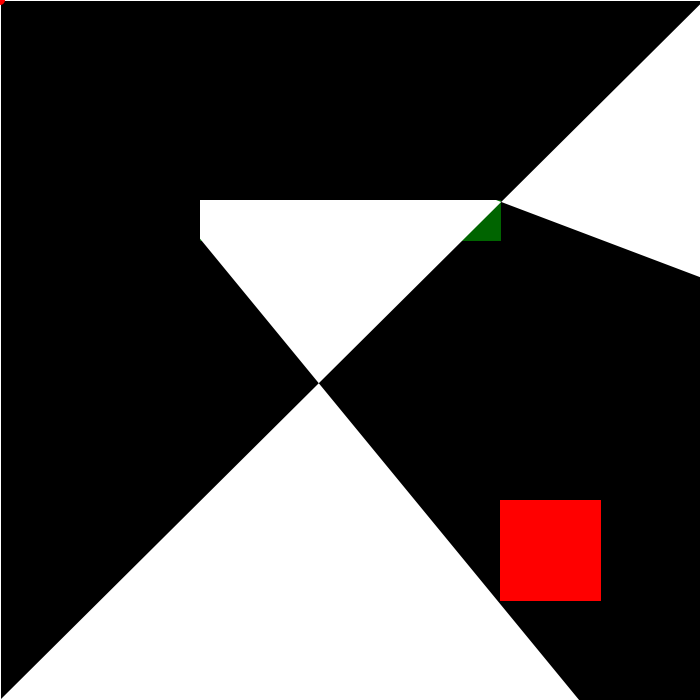
Frame 1 (no input)
Frame 60 (the mouse pressed at the canvas centre just before this capture): identical to frame 1, image omitted
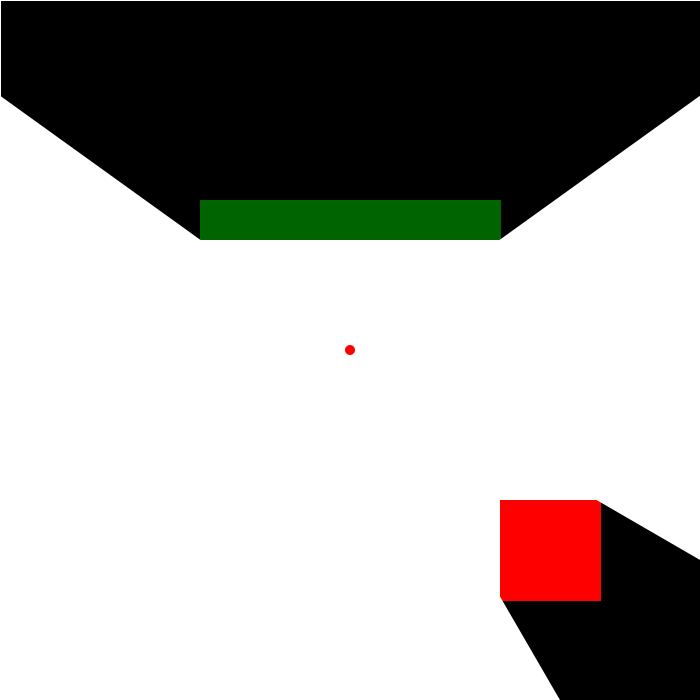
Frame 120 (the mouse held since frame 60 and released just before this capture)

The Processing sketch that drew these frames (run headless with seeded random() and noise(); from frame 60 on, the mouse is pressed at the canvas centre):

// Processing sketch: RayTraceLight
// ── RayTraceLight.pde
ArrayList<Boundary> bounds;
ArrayList<Wall> walls;

Player p;

ArrayList<Character> keys;

void setup() {
  size(700,700);
  
  bounds = new ArrayList<>();
  //for (int i = 0; i < 5; i++) {
  //  bounds.add(new Boundary(random(width),random(height),random(width),random(height), color(random(255),random(255),random(255))));
  //}
  
  bounds.add(new Boundary(0,0,width,0));
  bounds.add(new Boundary(width,0,width,height));
  bounds.add(new Boundary(width,height,0,height));
  bounds.add(new Boundary(0,0,0,height));
  
  walls = new ArrayList<>();
  walls.add(new Wall(200,200,300,40, color(0,100,0)));
  walls.add(new Wall(width-200,height-200,100,100, color(255,0,0)));
  
  p = new Player();
  
  keys = new ArrayList<>();
}

void draw() {
  background(0);
  
  for (Boundary b: bounds)
    b.display();
  for (Wall w: walls)
    w.display();
  p.display();
}

void keyPressed() {
  if (!keys.contains(key))
    keys.add(key);
}

void keyReleased() {
  keys.remove(keys.indexOf(key));
}

// ── Boundary.pde
class Boundary {
  PVector a;
  PVector b;
  float h;
  
  color col;
  
  Boundary(float x1, float y1, float x2, float y2) {
    a = new PVector(x1,y1);
    b = new PVector(x2,y2);
    
    col = color(255);
    
    bounds.add(this);
    
    h = 100;
  }
  
  Boundary(float x1, float y1, float x2, float y2, color c) {
    a = new PVector(x1,y1);
    b = new PVector(x2,y2);
    
    this.col = c;
    
    h = 100;
  }
  
  
  void display() {
    stroke(col);
    line(a.x,a.y,b.x,b.y);
  }
  
  float getLen() {
    return PVector.sub(b,a).mag();
  }
}

// ── Player.pde
class Player {
  PVector pos;
  
  ArrayList<Ray> rays;
  
  int qual;
  
  Player() {
    pos = new PVector(width/2,height/2);
    
    rays = new ArrayList<>();
    
    qual = 1000;
    
    for (float a = 0; a <= TAU; a += TAU/qual) {
      rays.add(new Ray(pos,a));
    }
  }
  
  void display() {
    pos.set(mouseX,mouseY);
    
    fill(255);
    //strokeWeight(1);
    //for (Ray r: rays) r.display();
    beginShape();
    for (Ray r: rays) {
      //r.display();
      PVector hitPoint = r.getCastPoint();
      vertex(hitPoint.x,hitPoint.y);
    }
    endShape(CLOSE);
    
    fill(255,0,0);
    circle(pos.x,pos.y,10);
  }
}

// ── Ray.pde
class Ray {
  PVector dir;
  PVector org;
  float angle;
  
  Ray(PVector pos, float a) {
    dir = PVector.fromAngle(a);
    org = pos;
    angle = a;
  }
  
  void display() {
    stroke(255);
    
    PVector pt = new PVector(Float.POSITIVE_INFINITY,Float.POSITIVE_INFINITY);
    for (Boundary b: bounds) {
      PVector test = cast(b);
      if (test != null && PVector.sub(test,org).mag() < PVector.sub(pt,org).mag())
        pt = test.copy();
    }
    
    if (pt != null) {
      line(org.x,org.y,pt.x,pt.y);
    }
  }
  
  PVector cast(Boundary b) {
    float x1 = org.x;
    float y1 = org.y;
    float x2 = org.x+dir.x;
    float y2 = org.y+dir.y;
    float x3 = b.a.x;
    float y3 = b.a.y;
    float x4 = b.b.x;
    float y4 = b.b.y;
    
    float den = (x1-x2)*(y3-y4)-(y1-y2)*(x3-x4);
    if (den == 0) return null;
    
    float t = ((x1-x3)*(y3-y4)-(y1-y3)*(x3-x4)) / den;
    float u = ((x1-x3)*(y1-y2)-(y1-y3)*(x1-x2)) / den;
    
    if (u > 0 && u <= 1 && t > 0) {
      return new PVector(x3+u*(x4-x3),y3+u*(y4-y3));
    }
    
    return null;
  }
  
  int getDis() {
    PVector pt = new PVector(Float.POSITIVE_INFINITY,Float.POSITIVE_INFINITY);
    for (Boundary b: bounds) {
      PVector test = cast(b);
      if (test != null && PVector.sub(test,org).mag() < PVector.sub(pt,org).mag())
        pt = test.copy();
    }
    return (int)(PVector.dist(pt,org));
  }
  
  PVector getCastPoint() {
    PVector pt = new PVector(Float.POSITIVE_INFINITY,Float.POSITIVE_INFINITY);
    for (Boundary b: bounds) {
      PVector test = cast(b);
      if (test != null && PVector.sub(test,org).mag() < PVector.sub(pt,org).mag())
        pt = test.copy();
    }
    return pt;
  }
  
  Boundary getObj() {
    PVector pt = new PVector(Float.POSITIVE_INFINITY,Float.POSITIVE_INFINITY);
    Boundary bc = null;
    for (Boundary b: bounds) {
      PVector test = cast(b);
      if (test != null && PVector.sub(test,org).mag() < PVector.sub(pt,org).mag()) {
        pt = test.copy();
        bc = b;
      }
    }
    return bc;
  }
  
  color getCol() {
    PVector pt = new PVector(Float.POSITIVE_INFINITY,Float.POSITIVE_INFINITY);
    Boundary close = null;
    for (Boundary b: bounds) {
      PVector test = cast(b);
      if (test != null && PVector.sub(test,org).mag() < PVector.sub(pt,org).mag()) {
        pt = test.copy();
        close = b;
      }
    }
    if (close != null)
      return close.col;
    return color(0);
  }
}

// ── Wall.pde
class Wall {
  PVector pos;
  float w,h;
  Boundary[] sides;
  color col;
  
  Wall(float x, float y, float w, float h, color col) {
    pos = new PVector(x,y);
    this.w = w;
    this.h = h;
    this.col = col;
    
    sides = new Boundary[4];
    sides[0] = new Boundary(pos.x,pos.y,pos.x+w,pos.y, col);
    sides[1] = new Boundary(pos.x+w,pos.y,pos.x+w,pos.y+h, col);
    sides[2] = new Boundary(pos.x+w,pos.y+h,pos.x,pos.y+h, col);
    sides[3] = new Boundary(pos.x,pos.y+h,pos.x,pos.y, col);
    for (Boundary b: sides)
      bounds.add(b);
  }
  
  void display() {
    noStroke();
    fill(col);
    rectMode(CORNER);
    rect(pos.x,pos.y,w,h);
  }
}
